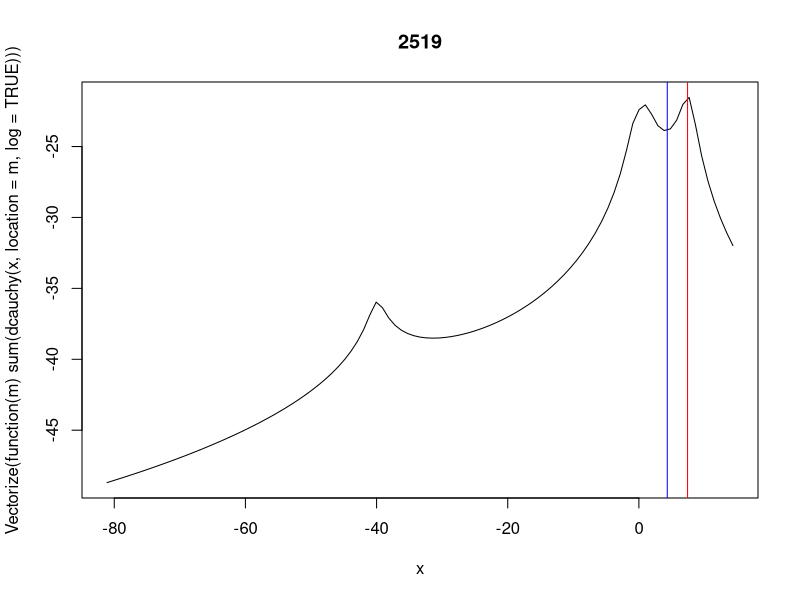
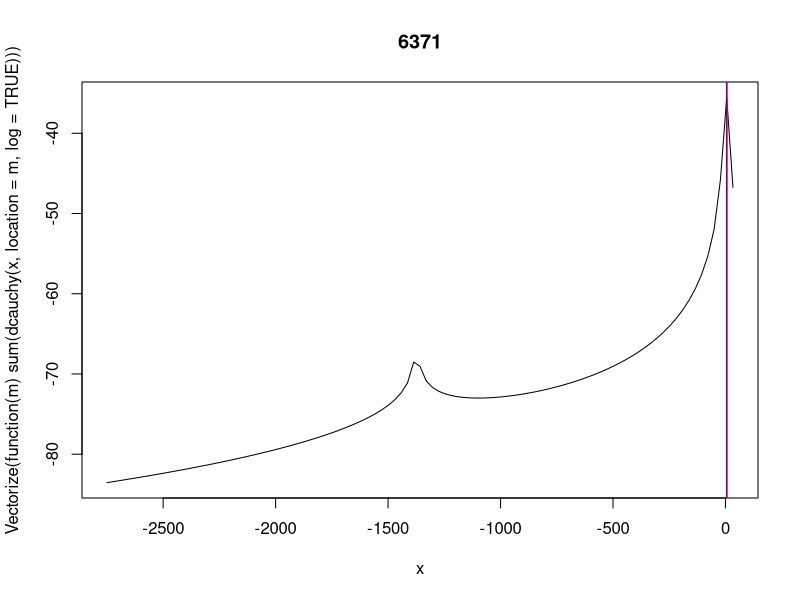
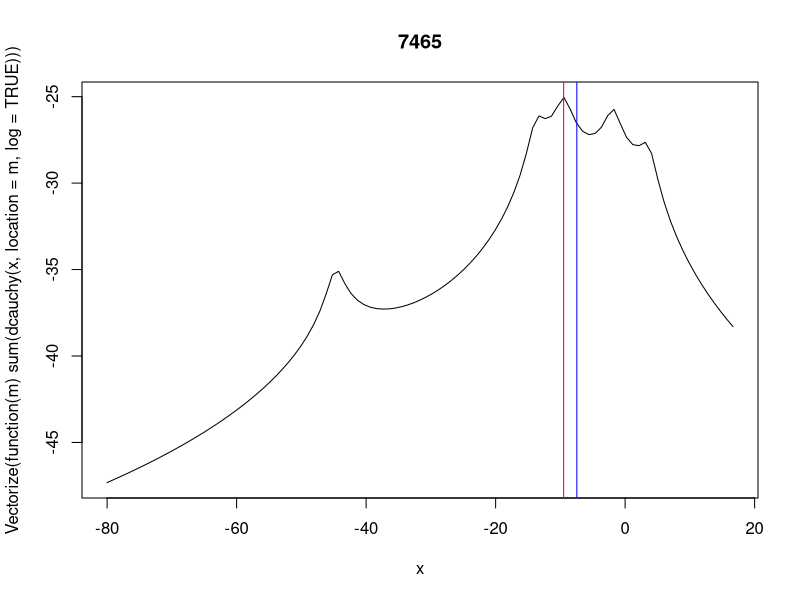
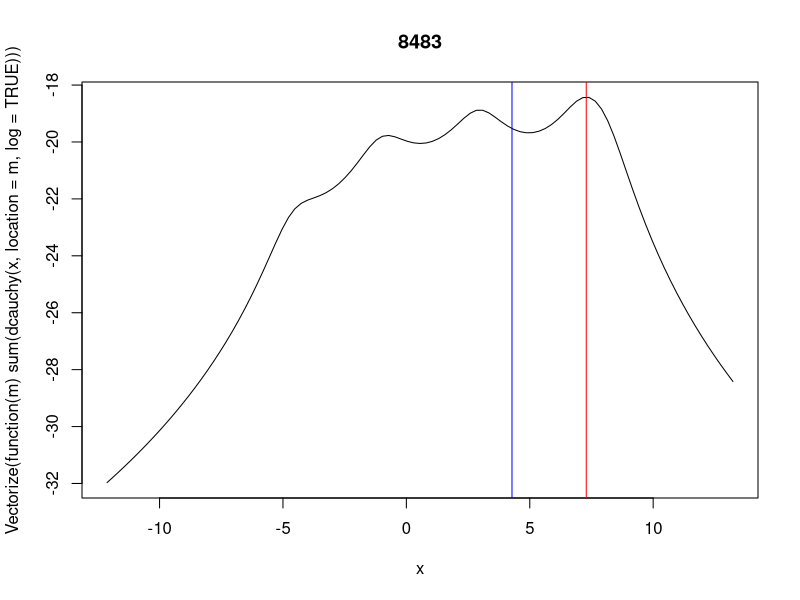
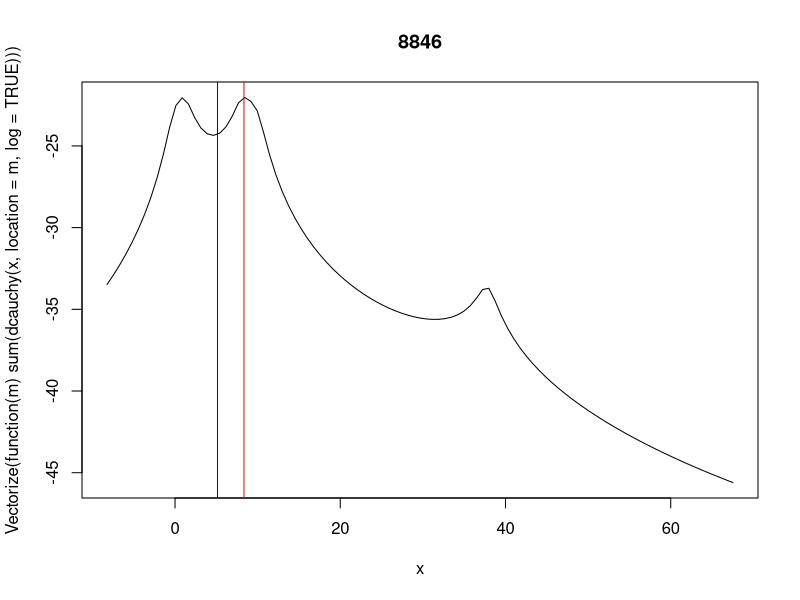
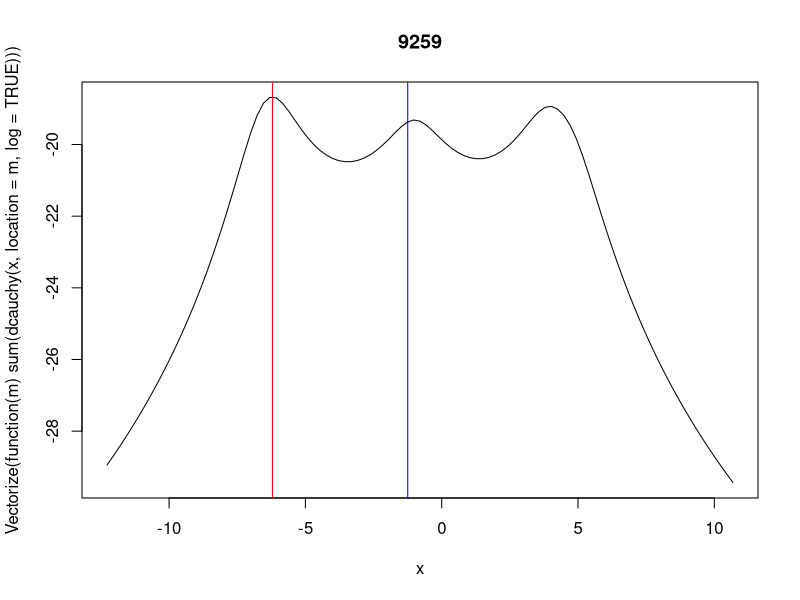
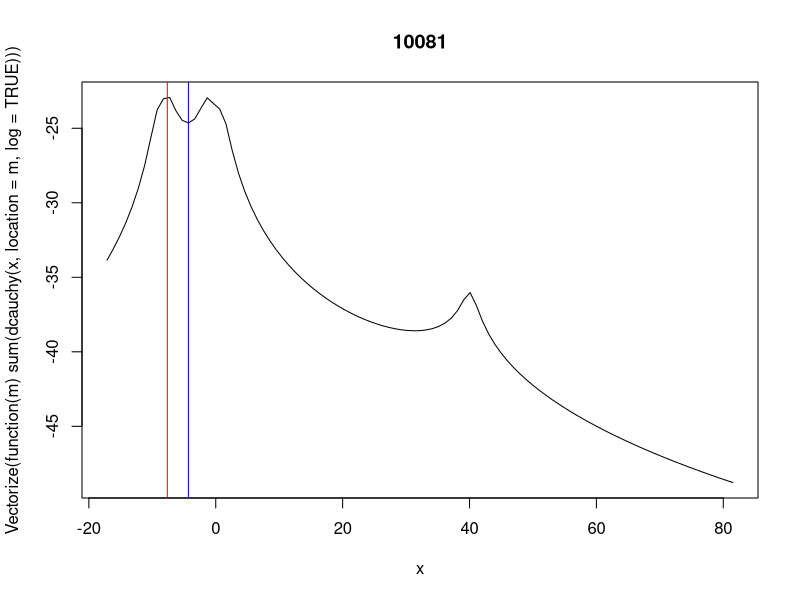
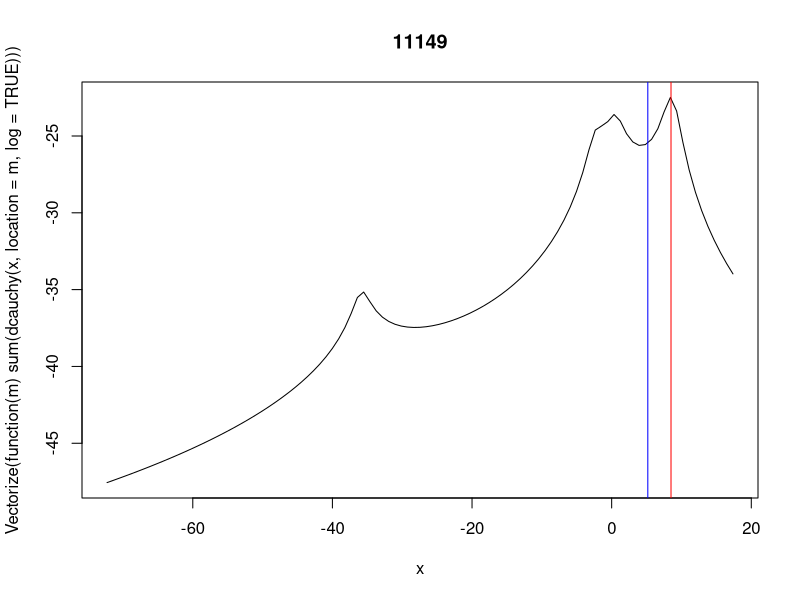

Recreate these plots in R, in order.
library(dplyr)

# Formula for moments of the posterior distribution when sampling
# from a Cauchy distribution with scale 1 and unknown location,
# from Hanson, Wolf 1996 "Estimators for the Cauchy Distribution", 
# doi:10.1007/978-94-015-8729-7_20

I <- function(k,x)
{
  stopifnot(0 <= k && k< 2*length(x)-1)
  stopifnot(isTRUE(all.equal(k%%1,0)))
  Re(sum(sapply(1:length(x), function(i) (x[i]+1i)^k *
                  prod(sapply((1:length(x))[-i], function(j)
                    (1/((x[i]-x[j])^2+4))*(1-2i/(x[i]-x[j])))))))
}
posterior.moment <- function(k,x)
{
  stopifnot(I(0,x) > 1e-20)
  I(k,x)/I(0,x)
}

posterior.mean <- function(x) posterior.moment(1,x)

# Function to find a local maximum of the likelihood function
local.mle <- function(x, init, tol=10^-4)
{
  curr <- init
  repeat
  {
    # Calculate weights that downweight values far from the
    # current estimate
    unnormalized.weights <- 1/((x - curr)^2 + 1)
    # Normalize the weights
    w <- unnormalized.weights / sum(unnormalized.weights)
    # Next value is a weighted average of the data
    nextval <- sum(w*x)
    
    # Stop if we're within tolerance
    if (abs(nextval-curr) < tol)
    {
      break
    }
    
    curr <- nextval
  }
  
  return(curr)
}

# Find MLE by doing a local search around each data point--that should
# work, right? I hope so
iterative.mle <- function(x)
{
  candidates <- sapply(x, function(xi) local.mle(x, xi))
  scores <- sapply(candidates, function(m) sum(log(dcauchy(x, location=m))))
  return(candidates[which.max(scores)])
}

set.seed(1020)
samples <- replicate(10^5, rcauchy(5), simplify=FALSE)
postmeans <- sapply(samples, posterior.mean)
mles <- sapply(samples, iterative.mle)
# Save the results
save(samples, postmeans, mles, file="comparison.Rdata")
#load("comparison.Rdata")

# Categorize into examples that were especially good for the posterior mean,
# and especially bad
results <- tibble(run=1:10^5, postmeans=postmeans, mles=mles) %>% mutate(advantage=mles^2 - postmeans^2)
good <- results %>% filter(advantage > quantile(advantage, .999))
bad <- results %>% filter(-advantage > quantile(-advantage, .999))

# Plot good and bad ones for browsing
for (i in good$run)
{
  x <- samples[[i]]
  plot(Vectorize(function(m) sum(dcauchy(x, location=m, log=TRUE))), xlim=2*(range(x) - median(x)) + median(x), main=i)
  abline(v=postmeans[i], col='blue')
  abline(v=mles[i], col='red')
}
for (i in bad$run)
{
  x <- samples[[i]]
  plot(Vectorize(function(m) sum(dcauchy(x, location=m, log=TRUE))), xlim=2*(range(x) - median(x)) + median(x))
  abline(v=postmeans[i], col='blue')
  abline(v=mles[i], col='red')
}

# The one I'm using for my illustration
png("comparison.png", width=540, height=540)
par(mar=c(5, 4.2, 4, 2) + 0.1)
i <- 97729
x <- samples[[i]]
plot(Vectorize(function(m) sum(dcauchy(x, location=m, log=TRUE))),
     xlim=2*(range(x) - median(x)) + median(x),
     main="Comparison of ML/MAP and posterior mean",
     xlab="mu", ylab="log likelihood",
     cex.lab=1.5, cex.axis=1.5, cex.main=1.5, lwd=1.2)
abline(v=mles[i], col='orange', lwd=1.2)
abline(v=postmeans[i], col='cyan3', lwd=1.2)
abline(v=0, col="black", lwd=1.2)
legend(12, -21.66604,
       c("ML/MAP", "posterior mean", "truth"),
       c("orange", "cyan3", "black"),
       cex=1.5)
par(mar=c(5, 4, 4, 2) + 0.1)
dev.off()

# Comparison of rmse
c(sqrt(mean(postmeans^2)), sqrt(mean(mles^2)))
  